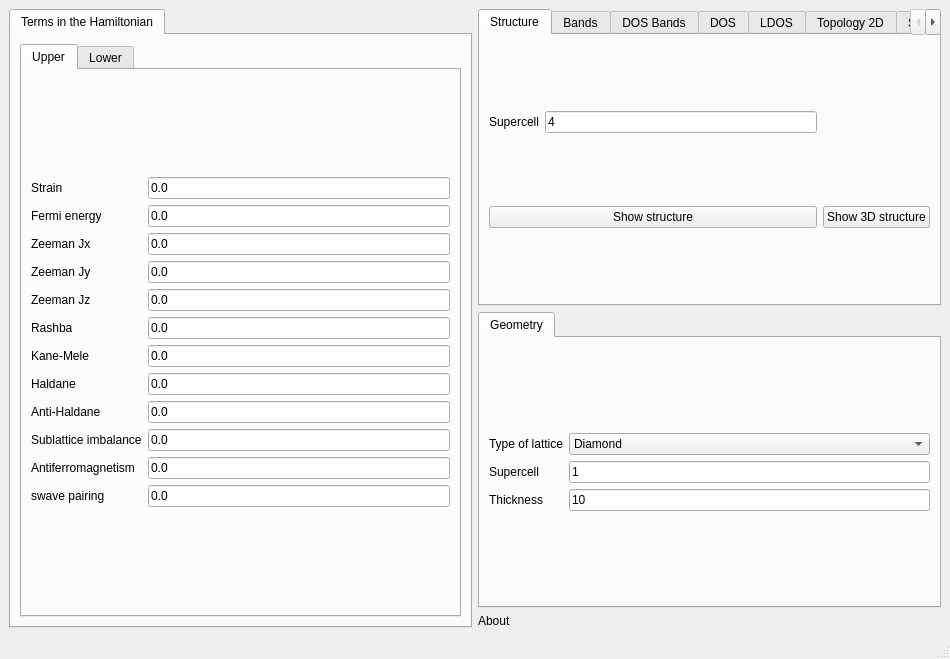
<?xml version="1.0" encoding="UTF-8"?>
<ui version="4.0">
 <class>MainWindow</class>
 <widget class="QMainWindow" name="MainWindow">
  <property name="geometry">
   <rect>
    <x>0</x>
    <y>0</y>
    <width>950</width>
    <height>659</height>
   </rect>
  </property>
  <property name="minimumSize">
   <size>
    <width>950</width>
    <height>659</height>
   </size>
  </property>
  <property name="windowTitle">
   <string>2D heterostructure</string>
  </property>
  <widget class="QWidget" name="centralwidget">
   <layout class="QGridLayout" name="gridLayout_12">
    <item row="0" column="0" rowspan="3">
     <widget class="QTabWidget" name="tabWidget_2">
      <property name="currentIndex">
       <number>0</number>
      </property>
      <widget class="QWidget" name="tab_3">
       <attribute name="title">
        <string>Terms in the Hamiltonian</string>
       </attribute>
       <layout class="QGridLayout" name="gridLayout_15">
        <item row="0" column="0">
         <widget class="QTabWidget" name="tabWidget_4">
          <property name="currentIndex">
           <number>0</number>
          </property>
          <widget class="QWidget" name="tab_8">
           <attribute name="title">
            <string>Upper</string>
           </attribute>
           <layout class="QGridLayout" name="gridLayout_17">
            <item row="0" column="0">
             <layout class="QGridLayout" name="gridLayout">
              <item row="1" column="1">
               <widget class="QLineEdit" name="fermi">
                <property name="enabled">
                 <bool>true</bool>
                </property>
                <property name="text">
                 <string>0.0</string>
                </property>
               </widget>
              </item>
              <item row="5" column="1">
               <widget class="QLineEdit" name="rashba">
                <property name="text">
                 <string>0.0</string>
                </property>
               </widget>
              </item>
              <item row="9" column="1">
               <widget class="QLineEdit" name="mAB">
                <property name="text">
                 <string>0.0</string>
                </property>
               </widget>
              </item>
              <item row="6" column="0">
               <widget class="QLabel" name="label_11">
                <property name="text">
                 <string>Kane-Mele</string>
                </property>
               </widget>
              </item>
              <item row="3" column="0">
               <widget class="QLabel" name="label_4">
                <property name="text">
                 <string>Zeeman Jy</string>
                </property>
               </widget>
              </item>
              <item row="2" column="0">
               <widget class="QLabel" name="label_3">
                <property name="text">
                 <string>Zeeman Jx</string>
                </property>
               </widget>
              </item>
              <item row="4" column="0">
               <widget class="QLabel" name="label_5">
                <property name="text">
                 <string>Zeeman Jz</string>
                </property>
               </widget>
              </item>
              <item row="8" column="0">
               <widget class="QLabel" name="label_25">
                <property name="text">
                 <string>Anti-Haldane</string>
                </property>
               </widget>
              </item>
              <item row="6" column="1">
               <widget class="QLineEdit" name="kanemele">
                <property name="text">
                 <string>0.0</string>
                </property>
               </widget>
              </item>
              <item row="10" column="1">
               <widget class="QLineEdit" name="mAF">
                <property name="text">
                 <string>0.0</string>
                </property>
               </widget>
              </item>
              <item row="5" column="0">
               <widget class="QLabel" name="label_10">
                <property name="text">
                 <string>Rashba</string>
                </property>
               </widget>
              </item>
              <item row="10" column="0">
               <widget class="QLabel" name="label_13">
                <property name="text">
                 <string>Antiferromagnetism</string>
                </property>
               </widget>
              </item>
              <item row="9" column="0">
               <widget class="QLabel" name="label_12">
                <property name="text">
                 <string>Sublattice imbalance</string>
                </property>
               </widget>
              </item>
              <item row="7" column="0">
               <widget class="QLabel" name="label_24">
                <property name="text">
                 <string>Haldane</string>
                </property>
               </widget>
              </item>
              <item row="11" column="0">
               <widget class="QLabel" name="label_26">
                <property name="text">
                 <string>swave pairing</string>
                </property>
               </widget>
              </item>
              <item row="7" column="1">
               <widget class="QLineEdit" name="haldane">
                <property name="text">
                 <string>0.0</string>
                </property>
               </widget>
              </item>
              <item row="3" column="1">
               <widget class="QLineEdit" name="By">
                <property name="text">
                 <string>0.0</string>
                </property>
               </widget>
              </item>
              <item row="1" column="0">
               <widget class="QLabel" name="label">
                <property name="text">
                 <string>Fermi energy</string>
                </property>
               </widget>
              </item>
              <item row="4" column="1">
               <widget class="QLineEdit" name="Bz">
                <property name="text">
                 <string>0.0</string>
                </property>
               </widget>
              </item>
              <item row="2" column="1">
               <widget class="QLineEdit" name="Bx">
                <property name="text">
                 <string>0.0</string>
                </property>
               </widget>
              </item>
              <item row="8" column="1">
               <widget class="QLineEdit" name="antihaldane">
                <property name="text">
                 <string>0.0</string>
                </property>
               </widget>
              </item>
              <item row="11" column="1">
               <widget class="QLineEdit" name="swave">
                <property name="text">
                 <string>0.0</string>
                </property>
               </widget>
              </item>
              <item row="0" column="0">
               <widget class="QLabel" name="label_44">
                <property name="text">
                 <string>Strain</string>
                </property>
               </widget>
              </item>
              <item row="0" column="1">
               <widget class="QLineEdit" name="strain">
                <property name="text">
                 <string>0.0</string>
                </property>
               </widget>
              </item>
             </layout>
            </item>
           </layout>
          </widget>
          <widget class="QWidget" name="tab_11">
           <attribute name="title">
            <string>Lower</string>
           </attribute>
           <layout class="QGridLayout" name="gridLayout_16">
            <item row="0" column="0">
             <layout class="QGridLayout" name="gridLayout_10">
              <item row="8" column="0">
               <widget class="QLabel" name="label_40">
                <property name="text">
                 <string>Anti-Haldane</string>
                </property>
               </widget>
              </item>
              <item row="10" column="0">
               <widget class="QLabel" name="label_39">
                <property name="text">
                 <string>Antiferromagnetism</string>
                </property>
               </widget>
              </item>
              <item row="6" column="0">
               <widget class="QLabel" name="label_33">
                <property name="text">
                 <string>Kane-Mele</string>
                </property>
               </widget>
              </item>
              <item row="4" column="1">
               <widget class="QLineEdit" name="Bz_2">
                <property name="text">
                 <string>0.0</string>
                </property>
               </widget>
              </item>
              <item row="10" column="1">
               <widget class="QLineEdit" name="mAF_2">
                <property name="text">
                 <string>0.0</string>
                </property>
               </widget>
              </item>
              <item row="11" column="0">
               <widget class="QLabel" name="label_42">
                <property name="text">
                 <string>swave pairing</string>
                </property>
               </widget>
              </item>
              <item row="2" column="0">
               <widget class="QLabel" name="label_36">
                <property name="text">
                 <string>Zeeman Jx</string>
                </property>
               </widget>
              </item>
              <item row="2" column="1">
               <widget class="QLineEdit" name="Bx_2">
                <property name="text">
                 <string>0.0</string>
                </property>
               </widget>
              </item>
              <item row="1" column="0">
               <widget class="QLabel" name="label_37">
                <property name="text">
                 <string>Fermi energy</string>
                </property>
               </widget>
              </item>
              <item row="5" column="1">
               <widget class="QLineEdit" name="rashba_2">
                <property name="text">
                 <string>0.0</string>
                </property>
               </widget>
              </item>
              <item row="11" column="1">
               <widget class="QLineEdit" name="swave_2">
                <property name="text">
                 <string>0.0</string>
                </property>
               </widget>
              </item>
              <item row="7" column="0">
               <widget class="QLabel" name="label_41">
                <property name="text">
                 <string>Haldane</string>
                </property>
               </widget>
              </item>
              <item row="7" column="1">
               <widget class="QLineEdit" name="haldane_2">
                <property name="text">
                 <string>0.0</string>
                </property>
               </widget>
              </item>
              <item row="8" column="1">
               <widget class="QLineEdit" name="antihaldane_2">
                <property name="text">
                 <string>0.0</string>
                </property>
               </widget>
              </item>
              <item row="3" column="1">
               <widget class="QLineEdit" name="By_2">
                <property name="text">
                 <string>0.0</string>
                </property>
               </widget>
              </item>
              <item row="9" column="0">
               <widget class="QLabel" name="label_22">
                <property name="text">
                 <string>Sublattice imbalance</string>
                </property>
               </widget>
              </item>
              <item row="1" column="1">
               <widget class="QLineEdit" name="fermi_2">
                <property name="enabled">
                 <bool>true</bool>
                </property>
                <property name="text">
                 <string>0.0</string>
                </property>
               </widget>
              </item>
              <item row="3" column="0">
               <widget class="QLabel" name="label_34">
                <property name="text">
                 <string>Zeeman Jy</string>
                </property>
               </widget>
              </item>
              <item row="9" column="1">
               <widget class="QLineEdit" name="mAB_2">
                <property name="text">
                 <string>0.0</string>
                </property>
               </widget>
              </item>
              <item row="4" column="0">
               <widget class="QLabel" name="label_38">
                <property name="text">
                 <string>Zeeman Jz</string>
                </property>
               </widget>
              </item>
              <item row="5" column="0">
               <widget class="QLabel" name="label_32">
                <property name="text">
                 <string>Rashba</string>
                </property>
               </widget>
              </item>
              <item row="6" column="1">
               <widget class="QLineEdit" name="kanemele_2">
                <property name="text">
                 <string>0.0</string>
                </property>
               </widget>
              </item>
              <item row="0" column="0">
               <widget class="QLabel" name="label_45">
                <property name="text">
                 <string>Strain</string>
                </property>
               </widget>
              </item>
              <item row="0" column="1">
               <widget class="QLineEdit" name="strain_2">
                <property name="text">
                 <string>0.0</string>
                </property>
               </widget>
              </item>
             </layout>
            </item>
           </layout>
          </widget>
         </widget>
        </item>
       </layout>
      </widget>
     </widget>
    </item>
    <item row="0" column="1">
     <widget class="QTabWidget" name="tabWidget_3">
      <property name="currentIndex">
       <number>0</number>
      </property>
      <widget class="QWidget" name="tab_4">
       <attribute name="title">
        <string>Structure</string>
       </attribute>
       <layout class="QGridLayout" name="gridLayout_13">
        <item row="0" column="0">
         <layout class="QGridLayout" name="gridLayout_3">
          <item row="0" column="0">
           <widget class="QLabel" name="label_7">
            <property name="text">
             <string>Supercell</string>
            </property>
           </widget>
          </item>
          <item row="0" column="1">
           <widget class="QLineEdit" name="nsuper_struct">
            <property name="text">
             <string>4</string>
            </property>
           </widget>
          </item>
         </layout>
        </item>
        <item row="1" column="0">
         <widget class="QPushButton" name="show_structure">
          <property name="text">
           <string>Show structure</string>
          </property>
         </widget>
        </item>
        <item row="1" column="1">
         <widget class="QPushButton" name="show_structure_3d">
          <property name="text">
           <string>Show 3D structure</string>
          </property>
         </widget>
        </item>
       </layout>
      </widget>
      <widget class="QWidget" name="tab_5">
       <attribute name="title">
        <string>Bands</string>
       </attribute>
       <layout class="QGridLayout" name="gridLayout_18">
        <item row="0" column="0">
         <widget class="QPushButton" name="show_bands">
          <property name="text">
           <string>Band structure</string>
          </property>
         </widget>
        </item>
        <item row="1" column="0">
         <layout class="QGridLayout" name="gridLayout_2">
          <item row="0" column="0">
           <widget class="QLabel" name="label_15">
            <property name="text">
             <string>Operator</string>
            </property>
           </widget>
          </item>
          <item row="0" column="1">
           <widget class="QComboBox" name="bands_color">
            <property name="currentIndex">
             <number>0</number>
            </property>
            <item>
             <property name="text">
              <string>None</string>
             </property>
            </item>
            <item>
             <property name="text">
              <string>Interface</string>
             </property>
            </item>
            <item>
             <property name="text">
              <string>z-position</string>
             </property>
            </item>
            <item>
             <property name="text">
              <string>Sx</string>
             </property>
            </item>
            <item>
             <property name="text">
              <string>Sy</string>
             </property>
            </item>
            <item>
             <property name="text">
              <string>Sz</string>
             </property>
            </item>
            <item>
             <property name="text">
              <string>Valley</string>
             </property>
            </item>
           </widget>
          </item>
          <item row="1" column="0">
           <widget class="QLabel" name="label_9">
            <property name="text">
             <string># kpoints</string>
            </property>
           </widget>
          </item>
          <item row="1" column="1">
           <widget class="QLineEdit" name="nk_bands">
            <property name="text">
             <string>100</string>
            </property>
           </widget>
          </item>
         </layout>
        </item>
       </layout>
      </widget>
      <widget class="QWidget" name="tab_9">
       <attribute name="title">
        <string>DOS Bands</string>
       </attribute>
       <layout class="QGridLayout" name="gridLayout_19">
        <item row="0" column="0">
         <layout class="QGridLayout" name="gridLayout_11">
          <item row="0" column="1">
           <widget class="QLineEdit" name="delta_kbands">
            <property name="text">
             <string>0.01</string>
            </property>
           </widget>
          </item>
          <item row="0" column="0">
           <widget class="QLabel" name="label_27">
            <property name="text">
             <string>Smearing</string>
            </property>
           </widget>
          </item>
          <item row="1" column="1">
           <widget class="QLineEdit" name="ne_kbands">
            <property name="text">
             <string>400</string>
            </property>
           </widget>
          </item>
          <item row="1" column="0">
           <widget class="QLabel" name="label_28">
            <property name="text">
             <string># of energies</string>
            </property>
           </widget>
          </item>
          <item row="2" column="0">
           <widget class="QLabel" name="label_29">
            <property name="text">
             <string>Energy window</string>
            </property>
           </widget>
          </item>
          <item row="2" column="1">
           <widget class="QLineEdit" name="window_kbands">
            <property name="text">
             <string>3.0</string>
            </property>
           </widget>
          </item>
          <item row="3" column="0">
           <widget class="QLabel" name="label_30">
            <property name="text">
             <string>KPM scale</string>
            </property>
           </widget>
          </item>
          <item row="3" column="1">
           <widget class="QLineEdit" name="scale_kbands">
            <property name="text">
             <string>10.0</string>
            </property>
           </widget>
          </item>
          <item row="4" column="0">
           <widget class="QLabel" name="label_31">
            <property name="text">
             <string># vectors</string>
            </property>
           </widget>
          </item>
          <item row="4" column="1">
           <widget class="QLineEdit" name="nv_kbands">
            <property name="text">
             <string>10</string>
            </property>
           </widget>
          </item>
         </layout>
        </item>
        <item row="0" column="1">
         <widget class="QPushButton" name="show_dosbands">
          <property name="toolTip">
           <string>This is equivalent to band structure calculation, but it can be applied for very large systems</string>
          </property>
          <property name="text">
           <string>Show DOS Bands</string>
          </property>
         </widget>
        </item>
       </layout>
      </widget>
      <widget class="QWidget" name="tab_6">
       <attribute name="title">
        <string>DOS</string>
       </attribute>
       <layout class="QGridLayout" name="gridLayout_20">
        <item row="0" column="0">
         <widget class="QPushButton" name="show_dos">
          <property name="text">
           <string>Density of states</string>
          </property>
         </widget>
        </item>
        <item row="1" column="0">
         <layout class="QGridLayout" name="gridLayout_5">
          <item row="0" column="0">
           <widget class="QLabel" name="label_16">
            <property name="text">
             <string>Smearing</string>
            </property>
           </widget>
          </item>
          <item row="0" column="1">
           <widget class="QLineEdit" name="DOS_smearing">
            <property name="text">
             <string>0.01</string>
            </property>
           </widget>
          </item>
         </layout>
        </item>
       </layout>
      </widget>
      <widget class="QWidget" name="tab_7">
       <attribute name="title">
        <string>LDOS</string>
       </attribute>
       <layout class="QGridLayout" name="gridLayout_21">
        <item row="0" column="0">
         <layout class="QGridLayout" name="gridLayout_6">
          <item row="2" column="1">
           <widget class="QLineEdit" name="nk_ldos">
            <property name="text">
             <string>20</string>
            </property>
           </widget>
          </item>
          <item row="3" column="1">
           <widget class="QLineEdit" name="delta_ldos">
            <property name="text">
             <string>0.01</string>
            </property>
           </widget>
          </item>
          <item row="2" column="0">
           <widget class="QLabel" name="label_17">
            <property name="text">
             <string># of kpoints</string>
            </property>
           </widget>
          </item>
          <item row="3" column="0">
           <widget class="QLabel" name="label_18">
            <property name="text">
             <string>Smearing</string>
            </property>
           </widget>
          </item>
          <item row="0" column="0">
           <widget class="QLabel" name="label_2">
            <property name="text">
             <string>Energy window</string>
            </property>
           </widget>
          </item>
          <item row="0" column="1">
           <widget class="QLineEdit" name="window_ldos">
            <property name="text">
             <string>0.5</string>
            </property>
           </widget>
          </item>
          <item row="1" column="0">
           <widget class="QLabel" name="label_35">
            <property name="text">
             <string># of energies</string>
            </property>
           </widget>
          </item>
          <item row="1" column="1">
           <widget class="QLineEdit" name="ne_ldos">
            <property name="text">
             <string>300</string>
            </property>
           </widget>
          </item>
         </layout>
        </item>
        <item row="0" column="1">
         <widget class="QPushButton" name="show_ldos">
          <property name="text">
           <string>Show LDOS</string>
          </property>
         </widget>
        </item>
       </layout>
      </widget>
      <widget class="QWidget" name="tab_10">
       <attribute name="title">
        <string>Topology 2D</string>
       </attribute>
       <layout class="QGridLayout" name="gridLayout_22">
        <item row="0" column="0">
         <layout class="QGridLayout" name="gridLayout_8">
          <item row="0" column="1">
           <widget class="QLineEdit" name="nk_topology">
            <property name="text">
             <string>200</string>
            </property>
           </widget>
          </item>
          <item row="0" column="0">
           <widget class="QLabel" name="label_19">
            <property name="text">
             <string># kpoints</string>
            </property>
           </widget>
          </item>
         </layout>
        </item>
        <item row="0" column="1">
         <layout class="QGridLayout" name="gridLayout_7">
          <item row="3" column="0">
           <widget class="QPushButton" name="show_chern">
            <property name="enabled">
             <bool>false</bool>
            </property>
            <property name="text">
             <string>Chern number</string>
            </property>
           </widget>
          </item>
          <item row="2" column="0">
           <widget class="QPushButton" name="show_z2">
            <property name="text">
             <string>Z2 invariant</string>
            </property>
           </widget>
          </item>
          <item row="1" column="0">
           <widget class="QPushButton" name="show_berry2d">
            <property name="text">
             <string>2D Berry curvature</string>
            </property>
           </widget>
          </item>
          <item row="0" column="0">
           <widget class="QPushButton" name="show_berry1d">
            <property name="text">
             <string>1D Berry curvature</string>
            </property>
           </widget>
          </item>
         </layout>
        </item>
       </layout>
      </widget>
      <widget class="QWidget" name="tab">
       <attribute name="title">
        <string>SDOS</string>
       </attribute>
       <layout class="QGridLayout" name="gridLayout_23">
        <item row="0" column="0">
         <layout class="QGridLayout" name="gridLayout_9">
          <item row="0" column="1">
           <widget class="QLineEdit" name="ewindow_kdos">
            <property name="text">
             <string>0.5</string>
            </property>
           </widget>
          </item>
          <item row="0" column="0">
           <widget class="QLabel" name="label_20">
            <property name="text">
             <string>Energy window</string>
            </property>
           </widget>
          </item>
          <item row="1" column="1">
           <widget class="QLineEdit" name="mesh_kdos">
            <property name="text">
             <string>100</string>
            </property>
           </widget>
          </item>
          <item row="1" column="0">
           <widget class="QLabel" name="label_21">
            <property name="text">
             <string># of points</string>
            </property>
           </widget>
          </item>
         </layout>
        </item>
        <item row="1" column="0">
         <widget class="QPushButton" name="show_kdos">
          <property name="text">
           <string>Show Surface DOS</string>
          </property>
         </widget>
        </item>
       </layout>
      </widget>
     </widget>
    </item>
    <item row="1" column="1">
     <widget class="QTabWidget" name="tabWidget">
      <property name="currentIndex">
       <number>0</number>
      </property>
      <property name="documentMode">
       <bool>false</bool>
      </property>
      <property name="tabsClosable">
       <bool>false</bool>
      </property>
      <property name="movable">
       <bool>false</bool>
      </property>
      <widget class="QWidget" name="tab_2">
       <attribute name="title">
        <string>Geometry</string>
       </attribute>
       <layout class="QGridLayout" name="gridLayout_14">
        <item row="0" column="0">
         <layout class="QGridLayout" name="gridLayout_4">
          <item row="1" column="1">
           <widget class="QLineEdit" name="nsuper">
            <property name="text">
             <string>1</string>
            </property>
           </widget>
          </item>
          <item row="1" column="0">
           <widget class="QLabel" name="label_6">
            <property name="text">
             <string>Supercell</string>
            </property>
           </widget>
          </item>
          <item row="0" column="0">
           <widget class="QLabel" name="label_8">
            <property name="text">
             <string>Type of lattice</string>
            </property>
           </widget>
          </item>
          <item row="0" column="1">
           <widget class="QComboBox" name="lattice">
            <item>
             <property name="text">
              <string>Diamond</string>
             </property>
            </item>
            <item>
             <property name="text">
              <string>Cubic</string>
             </property>
            </item>
            <item>
             <property name="text">
              <string>Pyrochlore</string>
             </property>
            </item>
           </widget>
          </item>
          <item row="2" column="1">
           <widget class="QLineEdit" name="thickness">
            <property name="text">
             <string>10</string>
            </property>
           </widget>
          </item>
          <item row="2" column="0">
           <widget class="QLabel" name="label_43">
            <property name="text">
             <string>Thickness</string>
            </property>
           </widget>
          </item>
         </layout>
        </item>
       </layout>
      </widget>
     </widget>
    </item>
    <item row="2" column="1">
     <widget class="QLabel" name="label_46">
      <property name="toolTip">
       <string>This module allows to compute heterostructures consisting of two different films. You have to specify the parameters of the two films</string>
      </property>
      <property name="text">
       <string>About</string>
      </property>
     </widget>
    </item>
   </layout>
  </widget>
  <widget class="QMenuBar" name="menubar">
   <property name="geometry">
    <rect>
     <x>0</x>
     <y>0</y>
     <width>950</width>
     <height>28</height>
    </rect>
   </property>
  </widget>
  <widget class="QStatusBar" name="statusbar"/>
 </widget>
 <resources/>
 <connections/>
</ui>
